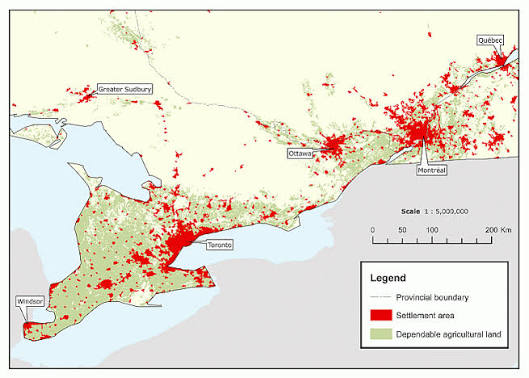
#> input picture Assets/Sample map.png, 529 x 378 px
$ python sketch.py '../Assets/Sample map.png' out.png
#> lines starting #> are read from the running program, lines starting #| are printed output that depends on the picture; after the words box and inside, x2 and y2 are one past the last pixel; in counts of white or black regions, pixels touching at a corner belong together
#!/usr/bin/env python3
"""
Turn a photograph into a two-colour line drawing for the portfolio.

The output is a PNG of black lines on a transparent background. It is used as
a CSS mask, so the actual ink colour comes from the theme at render time —
change --brass in the stylesheet, not here.

    python3 scripts/sketch.py photo.jpg public/portrait.png \
        --crop 120 60 780 780 --sigma 1.1 --phi 18 --eps 0.02

Tune in this order: --crop to frame the subject, --eps for how much line
survives (higher = more line), --phi for how hard the edges snap, --weight for
line thickness, --despeckle to drop leftover grit.

Everything is traced at --supersample times the output width and shrunk at the
end, so the strokes land antialiased rather than as hard stair-stepped pixels.
"""

import argparse

import numpy as np
from PIL import Image, ImageOps
from scipy.ndimage import binary_closing, binary_dilation, gaussian_filter, label


def xdog(gray: np.ndarray, sigma: float, k: float, tau: float, phi: float, eps: float):
    """eXtended Difference of Gaussians — the usual recipe for line art."""
    g1 = gaussian_filter(gray, sigma)
    g2 = gaussian_filter(gray, sigma * k)
    diff = g1 - tau * g2
    soft = np.where(diff >= eps, 1.0, 1.0 + np.tanh(phi * (diff - eps)))
    return np.clip(soft, 0.0, 1.0)


def despeckle(mask: np.ndarray, min_pixels: int) -> np.ndarray:
    """Drop connected blobs smaller than `min_pixels` — sensor grit, stray dots."""
    if min_pixels <= 0:
        return mask
    labelled, count = label(mask)
    if count == 0:
        return mask
    sizes = np.bincount(labelled.ravel())
    sizes[0] = 0  # background
    keep = np.isin(labelled, np.flatnonzero(sizes >= min_pixels))
    return mask & keep


def main() -> None:
    p = argparse.ArgumentParser(description=__doc__, formatter_class=argparse.RawDescriptionHelpFormatter)
    p.add_argument("source")
    p.add_argument("output")
    p.add_argument("--crop", nargs=4, type=int, metavar=("X", "Y", "W", "H"),
                   help="crop box on the source, before anything else")
    p.add_argument("--size", type=int, default=1200, help="output width in px")
    p.add_argument("--supersample", type=int, default=3,
                   help="trace at N times the output width, then shrink — this is what antialiases the line")
    p.add_argument("--sigma", type=float, default=1.0, help="base blur; larger = coarser line")
    p.add_argument("--k", type=float, default=1.6, help="second blur multiplier")
    p.add_argument("--tau", type=float, default=0.985, help="edge sharpness")
    p.add_argument("--phi", type=float, default=18.0, help="how hard edges snap to black")
    p.add_argument("--eps", type=float, default=0.02, help="threshold; higher keeps more line")
    p.add_argument("--cut", type=float, default=0.5, help="binarisation level, 0..1")
    p.add_argument("--weight", type=int, default=0, help="dilate lines by N px")
    p.add_argument("--close", type=int, default=0, help="close gaps of N px in the line")
    p.add_argument("--despeckle", type=int, default=12, help="drop blobs under N px")
    p.add_argument("--circle", action="store_true", help="fade the output to a circular vignette")
    args = p.parse_args()

    img = Image.open(args.source).convert("RGB")
#> img is the input picture: PIL image 529x378 RGB; mean R, G, B 231.7, 228.7, 216.8
    if args.crop:
        x, y, w, h = args.crop
        img = img.crop((x, y, x + w, y + h))

    work = args.size * max(1, args.supersample)
    scale = work / img.width
#> scale = 6.81
    img = img.resize((work, max(1, round(img.height * scale))), Image.LANCZOS)
#> img: PIL image 3600x2572 RGB

    gray = ImageOps.autocontrast(img.convert("L"), cutoff=1)
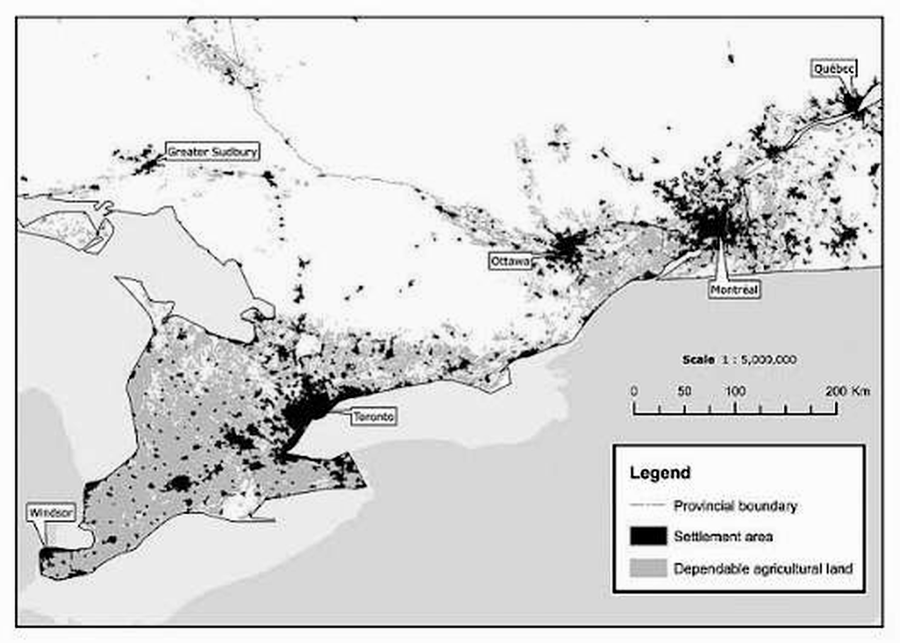
#> gray: PIL image 3600x2572 L (shown at 1/4 size); min 0, max 254, mean 217.8
    arr = np.asarray(gray, dtype=np.float64) / 255.0

    lines = xdog(arr, args.sigma, args.k, args.tau, args.phi, args.eps) < args.cut
#> in xdog, `diff = g1 - tau * g2`:
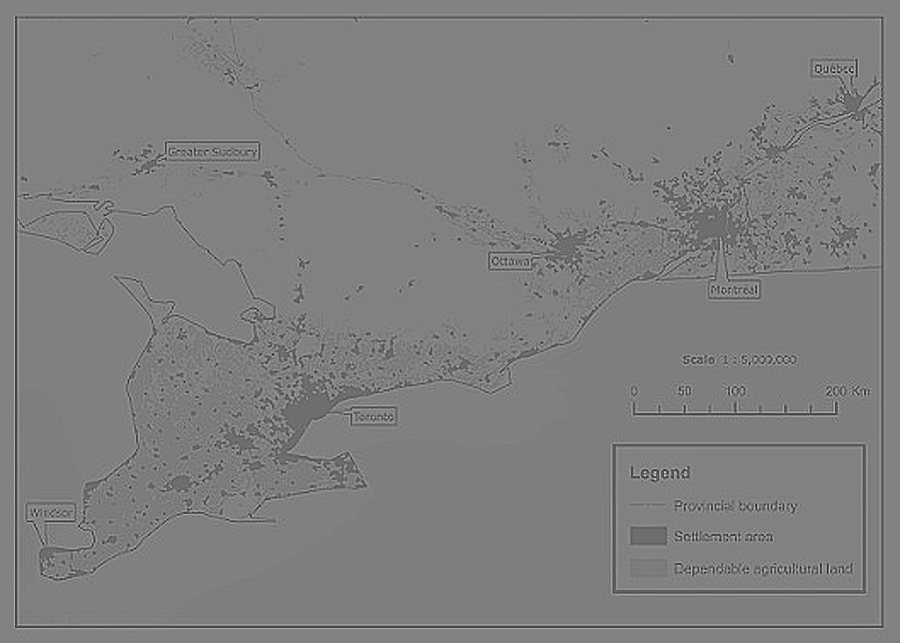
#> diff: shape (2572, 3600) float64 (shown at 1/4 size); min -0.0821, max 0.108, mean 0.0128; drawn with min black and max white
#> in xdog, `soft = np.where(diff >= eps, 1.0, 1.0 + np.tanh(phi * (diff - eps)))`:
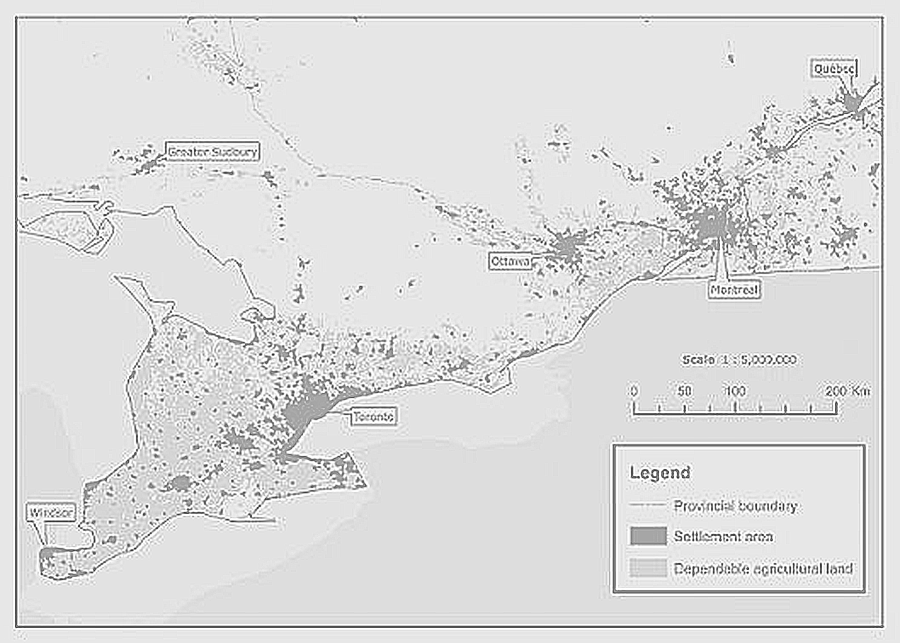
#> soft: shape (2572, 3600) float64 (shown at 1/4 size); min 0.0493, max 1, mean 0.866
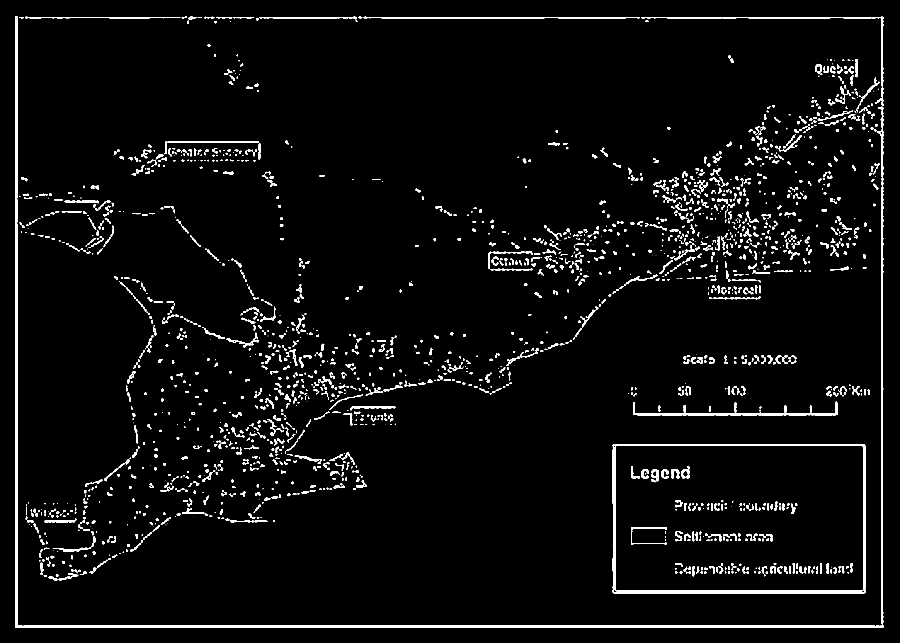
#> lines: shape (2572, 3600) bool (shown at 1/4 size); 3.2% white; 2165 white regions (357 under 20 px), largest, box (x1, y1, x2, y2) and area: (60, 65, 3535, 2512) 56479, (2451, 1777, 3462, 2374) 22480, (2532, 1606, 3351, 1661) 7204

    if args.close:
        lines = binary_closing(lines, np.ones((args.close, args.close), bool))
    lines = despeckle(lines, args.despeckle)
#> in despeckle, `labelled, count = label(mask)`:
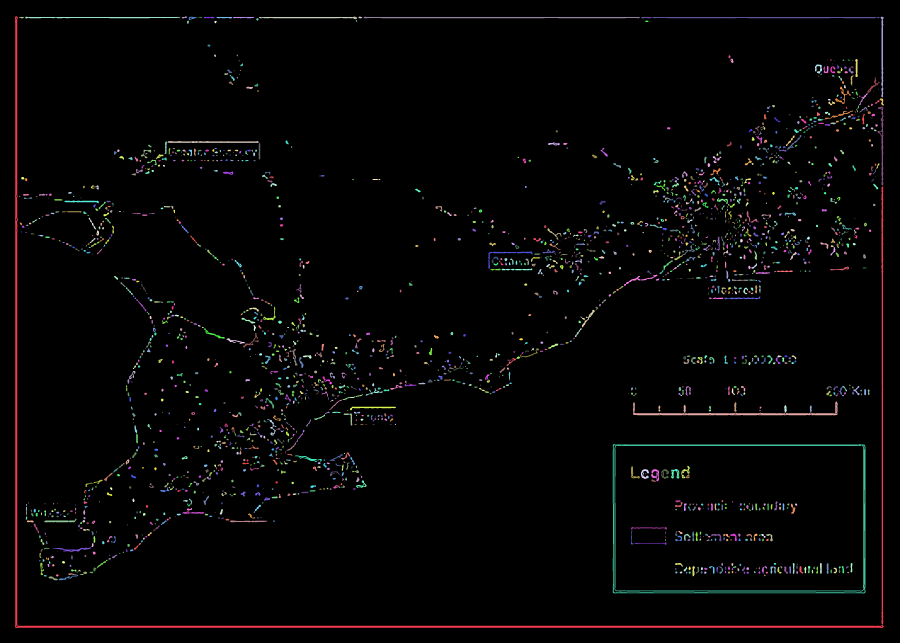
#> labelled: shape (2572, 3600) int32 (shown at 1/4 size); 2233 distinct labels, from 0 to 2232; one colour per label, 0 black
#> in despeckle, `labelled, count = label(mask)`: count = 2232
#> in despeckle, `sizes = np.bincount(labelled.ravel())`: sizes = 2233 values, max 8962682 at index 0, min 1 at index 32, mean 4146.5
    if args.weight:
        lines = binary_dilation(lines, np.ones((args.weight, args.weight), bool))

    alpha = (lines * 255).astype(np.uint8)

    if args.circle:
        h, w = alpha.shape
        yy, xx = np.mgrid[0:h, 0:w]
        r = np.hypot(xx - w / 2, yy - h / 2) / (min(w, h) / 2)
        alpha = (alpha * np.clip((1.02 - r) / 0.14, 0, 1)).astype(np.uint8)

    ink = Image.fromarray(alpha)
    if work != args.size:
        # Shrinking the binary trace is what turns the stair-stepped edge into a
        # soft one: LANCZOS averages the boundary pixels into partial alpha.
        ink = ink.resize((args.size, max(1, round(ink.height * args.size / ink.width))), Image.LANCZOS)
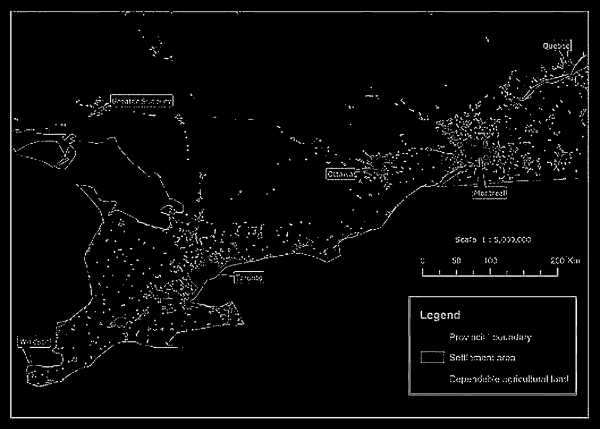
#> ink: PIL image 1200x857 L (shown at 1/2 size); min 0, max 255, mean 8.3

    out = Image.merge("RGBA", [Image.new("L", ink.size, 0)] * 3 + [ink])
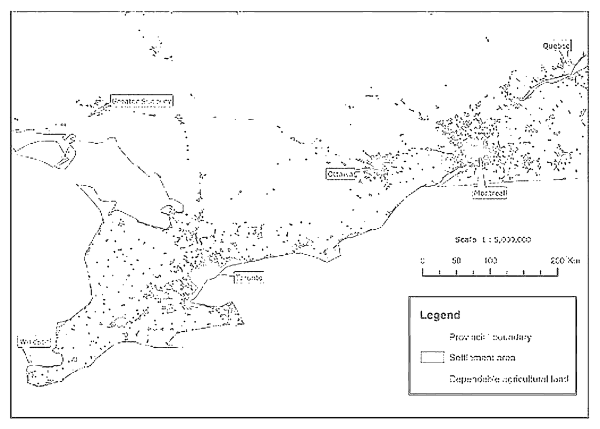
#> out: PIL image 1200x857 RGBA (shown at 1/2 size); mean R, G, B, A 0, 0, 0, 8.3; transparent parts drawn white
    out.save(args.output)

    coverage = lines.mean() * 100
#> coverage = 3.19
    print(f"wrote {args.output}  {out.width}x{out.height}  ink coverage {coverage:.1f}%")
#| wrote out.png  1200x857  ink coverage 3.2%


if __name__ == "__main__":
    main()
